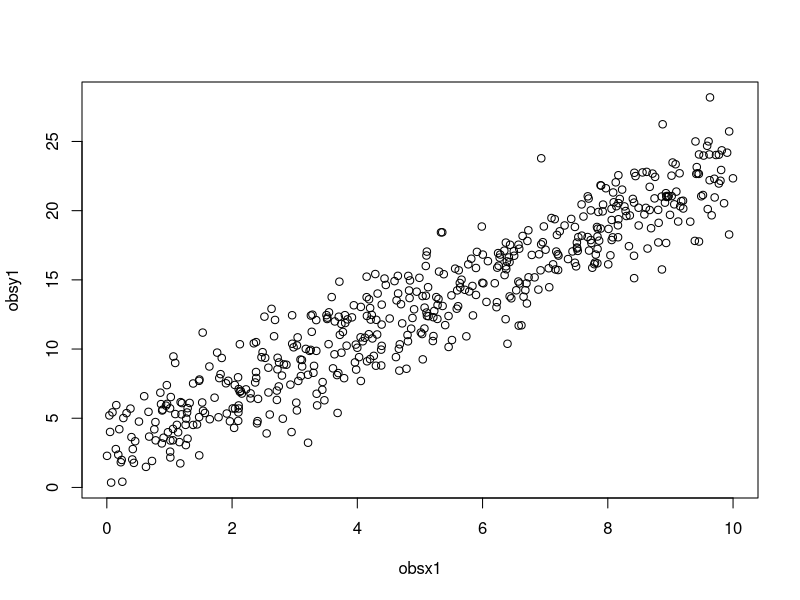

The R script that drew this image: (Note: this script raises an error after producing the figure.)
N <- 500

#obsx1 <- runif(N,0,0.7)
obsx1 <- runif(N,0,10)
sd <- 2
obsy1 <- rnorm(N, 3 + 2*obsx1,sd=sd)

plot(obsx1,obsy1)


model.data <- list(obsy = obsy1,    # Response variable
                   obsx =  obsx1
)
#


model <- nimbleCode({
  for (i in 1:500) {
    obsy[i] ~ dnorm(mu[i],pow(sd,-2))
    mu[i] <- a + b*obsx[i]

  }

  tau ~  dunif(1e-3,10)
  a ~  dunif(1e-3,10)
  b ~  dunif(1e-3,10)
  sd <- 1/sqrt(tau)

})
  inits <- list(a = runif(1,0.01,1),b=1,
              sd = runif(1,0.01,1))

Rmodel <- nimbleModel(code = model,data = model.data, inits = inits,check = FALSE)
compileNimble(Rmodel)

mcmcConf <- configureMCMC(Rmodel, monitors = c("a", "b","sd"))
mcmc_CL <- buildMCMC(mcmcConf)
CRmodel <- compileNimble(mcmc_CL,project = Rmodel)

mcmcChain <- runMCMC(CRmodel ,niter = 10000, nchain = 3, nburnin = 5000,
                     setSeed=15,samplesAsCodaMCMC = TRUE)


S <- ggs(mcmcChain)

ggs_histogram(S)
ggs_traceplot(S)
